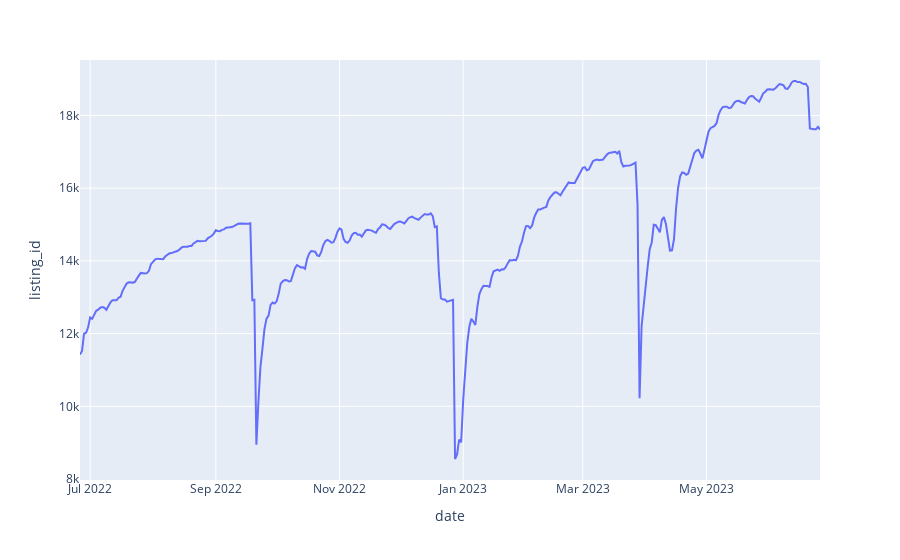

Here is the notebook cell this chart was saved with:
### Code cell
mature_trend = df_jun_26.query('available==True').groupby('date').listing_id.nunique().reset_index()
px.line(mature_trend, x='date', y='listing_id')

### Figure 1 — Plotly figure (JSON) as saved in the notebook; plotly's stock layout.template omitted (floating-point values rounded to 4 significant figures; data arrays with more than 128 entries replaced by an {"elided": "..."} marker saying what was removed)
{"data": [{"hovertemplate": "date=%{x}<br>listing_id=%{y}<extra></extra>", "legendgroup": "", "line": {"color": "#636efa", "dash": "solid"}, "marker": {"symbol": "circle"}, "mode": "lines", "name": "", "orientation": "v", "showlegend": false, "type": "scatter", "x": {"elided": "366 str values"}, "xaxis": "x", "y": {"elided": "366 int values"}, "yaxis": "y"}], "layout": {"legend": {"tracegroupgap": 0}, "margin": {"t": 60}, "xaxis": {"anchor": "y", "domain": [0, 1], "title": {"text": "date"}}, "yaxis": {"anchor": "x", "domain": [0, 1], "title": {"text": "listing_id"}}}}
